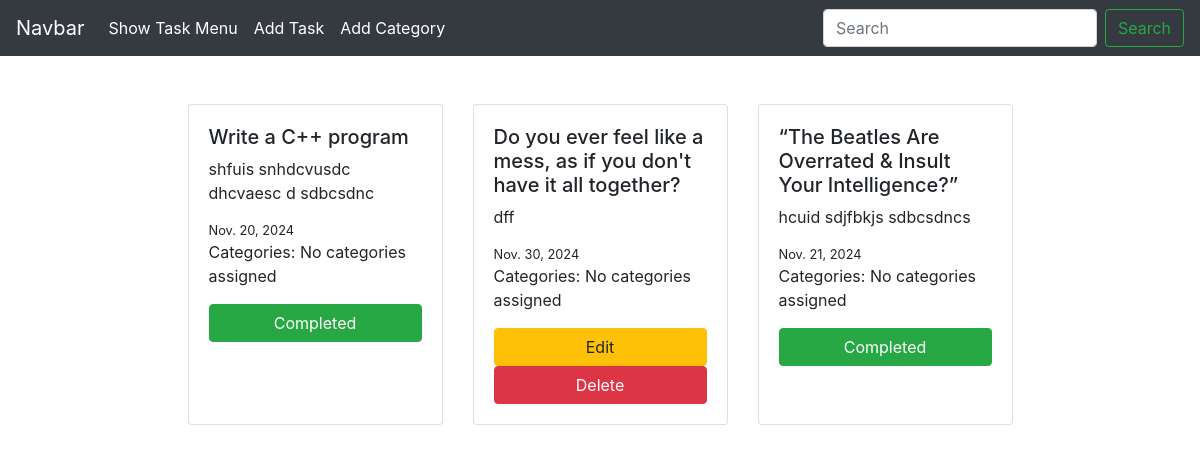
The page / on the database its author committed.
### task_model/models.py (models this page shows, shortened)
class TaskModel(models.Model):
    title = models.CharField(max_length=255)
    description = models.TextField()
    is_completed = models.BooleanField(default=False)
    assign_date = models.DateField()

### task_management_project/views.py (the view)
# urls.py: path('', views.home, name='homepage'),
def home(request):
    tasks = TaskModel.objects.all()
    context = {'data': tasks}
    return render(request, 'home.html', context)

### templates/home.html
{% extends 'base.html' %}
{% block content %}
<div class="container my-5">
    <div class="row justify-content-center">
        {% for task in data %}
        <div class="col-sm-6 col-md-4 col-lg-3 mb-4">
            <div class="card h-100">
                <div class="card-body d-flex flex-column">
                    <h5>{{ task.title }}</h5>
                    <p>{{ task.description|truncatewords:20 }}</p>
                    <small>{{ task.assign_date }}</small>
                    <p>
                        Categories:
                        {% for cat in task.categories.all %}
                            <button class="btn btn-primary btn-sm m-2" disabled>{{ cat.category_name }}</button>
                        {% empty %}
                            <span>No categories assigned</span>
                        {% endfor %}
                    </p>
                    {% if task.is_completed %}
                    <button class="btn btn-success">Completed</button>
                    {% else %}
                    <a href="{% url 'edit_task' task.id %}" class="btn btn-warning mt-auto">Edit</a>
                    <a href="{% url 'delete_task' task.id %}" class="btn btn-danger mt-auto">Delete</a>
                    {% endif %}
                </div>
            </div>
        </div>
        {% endfor %}
    </div>
</div>
{% endblock %}

### templates/base.html (shortened to what this page needs)
<!doctype html>
<html lang="en">
  <head>
    <link rel="stylesheet" href="https://cdn.jsdelivr.net/npm/bootstrap@4.0.0/dist/css/bootstrap.min.css">
  </head>
  <body>
    <nav class="navbar navbar-expand-lg navbar-dark bg-dark">
        <a class="navbar-brand" href="#">Navbar</a>
        <div class="collapse navbar-collapse" id="navbarTogglerDemo02">
          <ul class="navbar-nav mr-auto mt-2 mt-lg-0">
            <li class="nav-item active">
              <a class="nav-link" href="{% url 'homepage' %}">Show Task Menu<span class="sr-only">(current)</span></a>
            </li>
            <li class="nav-item active">
              <a class="nav-link" href="{% url 'add_task' %}">Add Task</a>
            </li>
            <li class="nav-item active">
              <a class="nav-link" href="{% url 'add_category' %}">Add Category</a>
            </li>
          </ul>
          <form class="form-inline my-2 my-lg-0">
            <input class="form-control mr-sm-2" type="search" placeholder="Search">
            <button class="btn btn-outline-success my-2 my-sm-0" type="submit">Search</button>
          </form>
        </div>
      </nav>
      {% block content %}
      {% endblock %}
  </body>
</html>

### rows shown on the page
TaskModel: title "Write a C++ program", description "shfuis snhdcvusdc dhcvaesc d sdbcsdnc", assign_date "Nov. 20, 2024", is_completed "Completed"
TaskModel: title "Do you ever feel like a mess, as if you don't have it all together?", description "dff", assign_date "Nov. 30, 2024", is_completed "Edit"
TaskModel: title "“The Beatles Are Overrated & Insult Your Intelligence?”", description "hcuid sdjfbkjs sdbcsdncs", assign_date "Nov. 21, 2024", is_completed "Completed"
